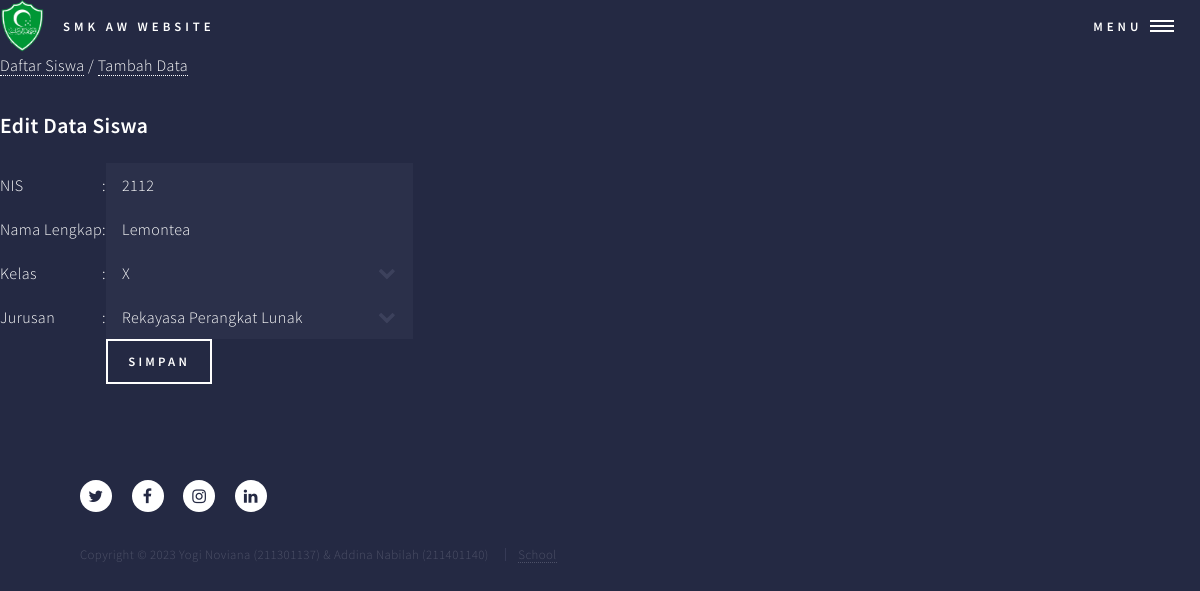
/edit.php?id=11, run on the app's committed database.
### tables this page shows
CREATE TABLE `siswa` (
  `id` int(11) NOT NULL,
  `nis` varchar(4) NOT NULL,
  `nama` varchar(30) DEFAULT NULL,
  `kelas` varchar(3) DEFAULT NULL,
  `jurusan` varchar(3) DEFAULT NULL
);

### edit.php (the view, shortened to what this page needs)
<html>
<head>
		<link rel="stylesheet" href="assets/bootstrap/css/bootstrap.min.css" />
		<link rel="stylesheet" href="assets/css/main.css" />
</head>
<body>
<div id="wrapper">
<header id="header" class="alt">
    <img src="images/logojohh.png" alt="#menu">
    <a href="index.html" class="logo"><span>SMK AW Website</span></a>
    <nav>
        <a href="#menu">Menu</a>
    </nav>
</header>
<p><a href="index1.php">Daftar Siswa</a> / <a href="tambah.php">Tambah Data</a></p>
<h3>Edit Data Siswa</h3>
<?php
include('koneksikan.php');
$id=$_GET['id'];
$show=mysqli_query($koneksi,"SELECT * FROM siswa WHERE id='$id'");
 if(mysqli_num_rows($show)==0){
  echo'<script>window.history.back()</script>';
 }else{
  $data=mysqli_fetch_assoc($show);
 }
?>
<form action="edit_proses.php" method="post">
<table cellpadding="3" cellspancing="0">
 <tr>
  <td>NIS</td>
  <td>:</td>
  <td><input type="text" name="nis" value="<?php echo $data['nis'];?>"required></td>
 </tr>
 <tr>
  <td>Nama Lengkap</td>
  <td>:</td>
  <td><input type="text" name="nama" size="30" value="<?php echo $data['nama'];?>"required></td>
 </tr>
 <tr>
  <td>Kelas</td>
  <td>:</td>
  <td>
   <select name="kelas" required>
    <option value="X" <?php if($data['kelas']=='X'){echo'selected';}?>>X</option>
   </select>
  </td>
 </tr>
 <tr>
  <td>Jurusan</td>
  <td>:</td>
  <td>
   <select name="jurusan" required>
    <option value="RPL" <?php if($data['jurusan']=='RPL'){echo'selected';}?>>Rekayasa Perangkat Lunak</option>
   </select>
  </td>
 </tr>
 <tr>
  <td>&nbsp;</td>
  <td></td>
  <td><input type="submit" name="simpan" value="Simpan"></td>
 </tr>
</table>
</form>
				<footer id="footer">
					<div class="inner">
						<ul class="icons">
							<li><a href="#" class="icon alt fa-twitter"><span class="label">Twitter</span></a></li>
							<li><a href="#" class="icon alt fa-facebook"><span class="label">Facebook</span></a></li>
							<li><a href="#" class="icon alt fa-instagram"><span class="label">Instagram</span></a></li>
							<li><a href="#" class="icon alt fa-linkedin"><span class="label">LinkedIn</span></a></li>
						</ul>
						<ul class="copyright">
                        <li>Copyright © 2023 Yogi Noviana (211301137) & Addina Nabilah (211401140) </li>
						<li> <a href="">School</a></li>
						</ul>
					</div>
				</footer>
			</div>
</body>
</html>

### data on the page
siswa: nis "2112", nama "Lemontea", kelas "X", jurusan "Rekayasa Perangkat Lunak"
